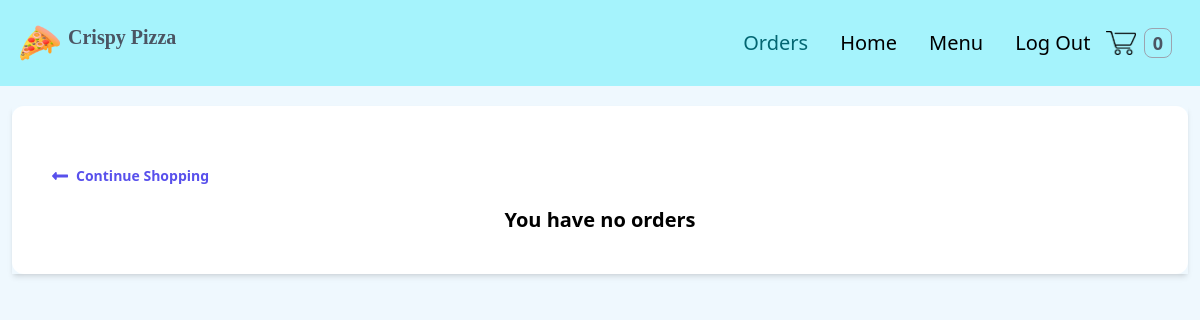
The app's page /orders/ (signed in), older data.
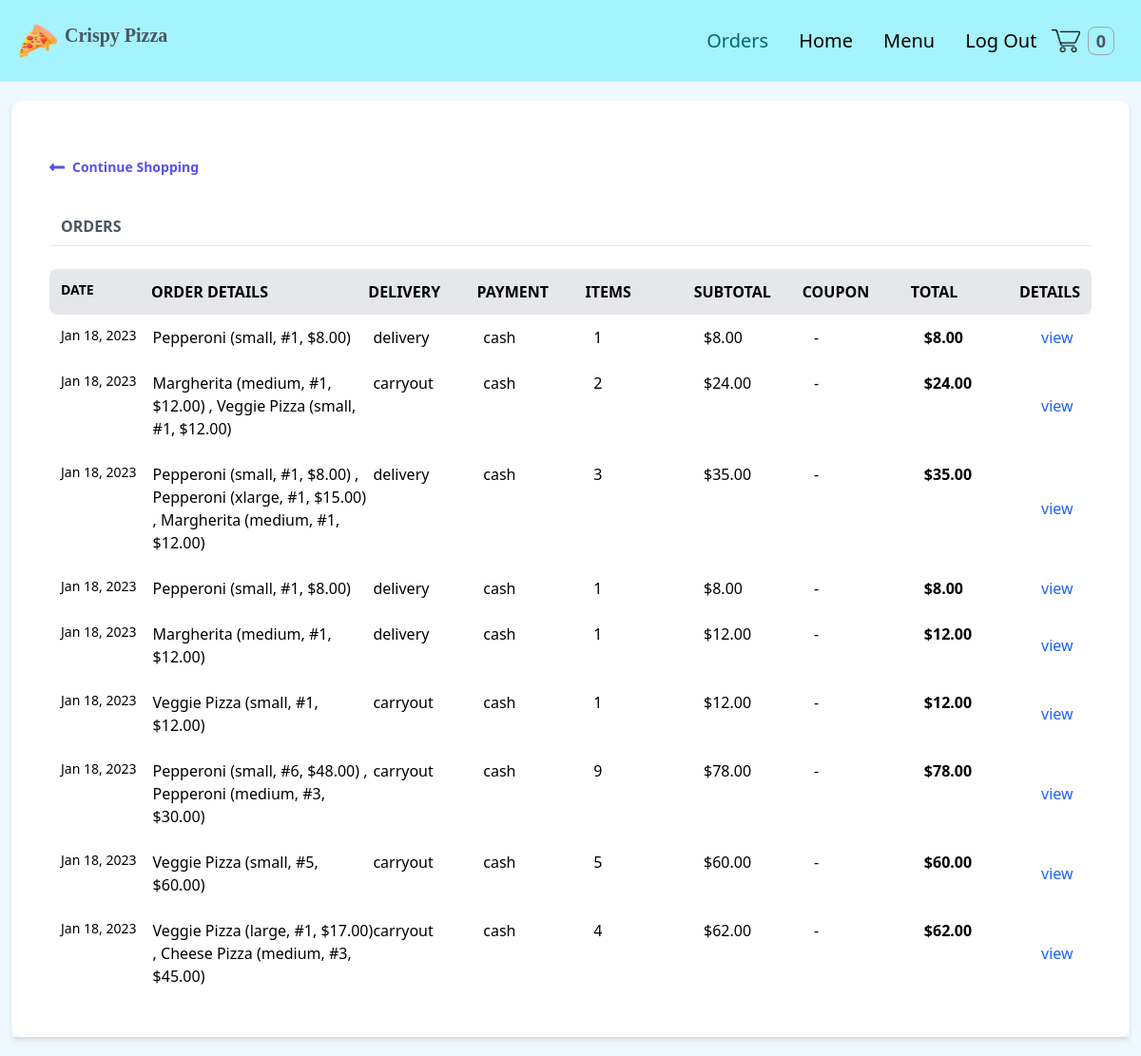
The same page, newer data.
### order/models.py (models this page shows, shortened)
class Order(models.Model):
    PAYMENT_CHOICES = (
        ("cash", "cash"),
        ("online", "online")
    )
    DELIVERY_CHOICES = (
        ("delivery", "delivery"),
        ("carryout", "carryout")
    )
    transaction_id = models.UUIDField(
        primary_key=True, default=uuid.uuid4, editable=True)
    customer = models.ForeignKey(
        Customer, on_delete=models.CASCADE)
    date_ordered = models.DateTimeField(auto_now_add=True)
    date_modified = models.DateTimeField(auto_now=True)
    complete = models.BooleanField(default=False)
    paid = models.BooleanField(default=False)
    payment_method = models.CharField(max_length=10, choices=PAYMENT_CHOICES)
    delivery_method = models.CharField(max_length=10, choices=DELIVERY_CHOICES)
    shipping = models.ForeignKey(
        "ShippingAddress", on_delete=models.SET_NULL, blank=True, null=True)
    pickup = models.ForeignKey(
        "PickUpDetail", on_delete=models.SET_NULL, blank=True, null=True)
    coupon = models.ForeignKey(
        'Coupon', on_delete=models.SET_NULL, blank=True, null=True)
    email = models.EmailField(max_length=70, null=True, blank=True)
    phone = models.CharField(max_length=20, null=True, blank=True)
    @property
    def get_cart_subtotal(self):
        order_items = self.orderitem_set.all()
        total = sum([item.get_total for item in order_items])
        return total
    get_cart_subtotal.fget.short_description = 'Subtotal'
    @property
    def get_cart_total(self):
        total = self.get_cart_subtotal
        if self.coupon:
            total = total - self.get_coupon_value
        return total
    get_cart_total.fget.short_description = 'Total'
    @property
    def get_cart_items(self):
        order_items = self.orderitem_set.all()
        total = sum([item.quantity for item in order_items])
        return total
    get_cart_items.fget.short_description = '# Items'
    @property
    def display_items(self):
        order_items = self.orderitem_set.all()
        ticker, l = 1, len(order_items)
        product_titles = str()
        for item in order_items:
            add_comma = ", " if l > 1 and ticker != l else ""
            if item.variation:
                product_title = f'''{item.product.name}
                ({item.variation.get_size},
                #{item.quantity}, ${item.get_total})
                {add_comma} '''
            else:
                product_title = item.product.name
            product_titles += product_title
            ticker += 1
        return product_titles
    @property
    def get_coupon_value(self):
        if self.coupon:
            if self.coupon.discount_type == "Percent":
                coupon_value = round(
                    self.get_cart_subtotal*self.coupon.discount_amount/100, 2)
            else:
                coupon_value = self.coupon.discount_amount
        else:
            coupon_value = None
        return coupon_value
    get_coupon_value.fget.short_description = 'Coupon'

class OrderItem(models.Model):
    product = models.ForeignKey(
        Product, on_delete=models.SET_NULL, blank=True, null=True)
    order = models.ForeignKey(
        Order, on_delete=models.CASCADE, null=True, blank=True)
    variation = models.ForeignKey(
        ProductVariant, on_delete=models.SET_NULL, blank=True, null=True)
    quantity = models.IntegerField(default=0, null=True, blank=True)
    date_added = models.DateTimeField(auto_now_add=True)
    @property
    def get_item_price(self):
        if self.product.has_variants:
            return self.variation.price
        else:
            return self.product.price
    @property
    def get_total(self):
        if self.product.has_variants:
            total = self.variation.price * self.quantity
        else:
            total = self.product.price * self.quantity
        return total
    get_total.fget.short_description = 'Total'
    def image_tag(self):
        return mark_safe(f'<img src="{self.product.image.url}" width="100" height="100" />')
    image_tag.short_description = 'Image'

### store/models.py (models this page shows, shortened)
class Product(models.Model):
    id = models.UUIDField(primary_key=True, default=uuid.uuid4, editable=False)
    name = models.CharField(max_length=100)
    price = models.DecimalField(
        max_digits=6, decimal_places=2, blank=True, null=True)
    desc = models.TextField(max_length=500, blank=True, null=True)
    image = models.ImageField(blank=True, upload_to='images')
    created_at = models.DateField(auto_now_add=True)
    updated_at = models.DateField(auto_now=True)
    product_category = models.ForeignKey(
        "Category", on_delete=models.CASCADE, null=True, blank=True)
    class Meta:
        ordering = ('product_category',)
    def image_tag(self):
        if self.image:
            return mark_safe(f'<img src="{self.image.url}" width="100" height="100" />')
    image_tag.short_description = 'Image'
    @property
    def has_variants(self):
        if self.productvariant_set.count() > 0:
            return True
        else:
            return False

class ProductVariant(models.Model):
    title = models.CharField(max_length=100, blank=True, null=True)
    product = models.ForeignKey(Product, on_delete=models.CASCADE)
    size = models.ForeignKey(Size, on_delete=models.CASCADE)
    price = models.DecimalField(max_digits=6, decimal_places=2)
    @property
    def get_size(self):
        return str(self.size)

class Size(models.Model):
    name = models.CharField(max_length=20, blank=True, null=True, unique=True)
    def __str__(self):
        return self.name

### users/views.py (the view)
# urls.py: path('orders/', views.my_orders, name='my_orders'),
@login_required(login_url='users:login')
def my_orders(request):
    customer = request.user.customer
    orders = Order.objects.filter(
        customer=customer, complete=True).order_by('-date_modified')
    return render(request, 'users/orders.html', context={'orders': orders})

### store/context_processors.py (called while the page is built)
def get_cart_quantity(request):
    if request.user.is_authenticated:
        try:
            customer = request.user.customer
        except:
            number_of_items = 0
    else:
        try:
            customer, created = Customer.objects.get_or_create(
                device=request.COOKIES['device'])
        except:
            number_of_items = 0
    try:
        customer_order = Order.objects.filter(
            customer=customer, complete=False)[0]
        number_of_items = customer_order.get_cart_items
    except:
        number_of_items = 0
    return {'cart_quantity': number_of_items}

### users/templates/users/orders.html (shortened to what this page needs)
{% extends 'store/base.html' %} {% block content %}
<div class="flex flex-col shadow-md my-5 mx-3">
  <div class="w-full bg-white px-10 py-10 rounded-xl">
    <a href="{% url 'store:products' %}" class="flex font-semibold text-indigo-600 text-sm my-5 w-1/4">
      <svg class="fill-current mr-2 text-indigo-600 w-4" viewBox="0 0 448 512">
        <path
          d="M134.059 296H436c6.627 0 12-5.373 12-12v-56c0-6.627-5.373-12-12-12H134.059v-46.059c0-21.382-25.851-32.09-40.971-16.971L7.029 239.029c-9.373 9.373-9.373 24.569 0 33.941l86.059 86.059c15.119 15.119 40.971 4.411 40.971-16.971V296z" />
      </svg>
      Continue Shopping
    </a>
    {% if orders %}
    <div class="flex mt-10 mb-2">
      <h3 class="font-bold ml-3 text-gray-600 text-md uppercase w-2/5">
        Orders
      </h3>
    </div>
    <hr>
    <br>
    <div class="flex font-semibold uppercase space-around bg-gray-200 rounded-lg p-3">
      <div class="text-sm w-1/6">Date</div>
      <div class="w-2/5">Order details</div>
      <div class="w-1/5">Delivery</div>
      <div class="w-1/5">Payment</div>
      <div class="w-1/5">Items</div>
      <div class="w-1/5">Subtotal</div>
      <div class="w-1/5">Coupon</div>
      <div class="w-1/5">Total</div>
      <div class="w-1/12">Details</div>
    </div>
    {% for order in orders %}
    <div class="flex space-around hover:bg-gray-100 rounded-lg p-3">
      <div class="text-sm w-1/6">{{order.date_modified|date:"M d, Y" }}</div>
      <div class="w-2/5">
        {{order.display_items}}
      </div>
      <div class="w-1/5">{{order.delivery_method}}</div>
      <div class="w-1/5">{{order.payment_method}}</div>
      <div class="w-1/5">{{order.get_cart_items}}</div>
      <div class="w-1/5">${{order.get_cart_subtotal}}</div>
      {% if order.coupon %}
      <div class="w-1/5">-${{order.get_coupon_value}}</div>
      {% else %}
      <div class="w-1/5">-</div>
      {% endif %}
      <div class="w-1/5 font-semibold">${{order.get_cart_total}}</div>
      <button class="w-1/12 text-blue-600" onclick="toggleModal('{{forloop.counter}}')">view</button>
    </div>
    {% endfor %}
    {% else %}
    <div class="text-center text-xl font-semibold">
      <p>You have no orders</p>
    </div>
    {% endif %}
  </div>
</div>
{% endblock %}

### store/templates/store/base.html (shortened to what this page needs)
{% load static %}
<!DOCTYPE html>
<html lang="en">
<head>
  <link rel="stylesheet" href="{% static 'store/src/styles.css' %}" />
  <link rel="stylesheet" href="{% static 'store/src/customStyles.css' %}" />
  <link rel="stylesheet" href="//cdnjs.cloudflare.com/ajax/libs/timepicker/1.3.5/jquery.timepicker.min.css" />
</head>
<body class="m-0 p-0 bg-sky-100/50">
  <nav class="p-5 flex bg-cyan-200">
    <div class="flex justify-between items-center">
      <a href="{% url 'store:products' %}" class="flex">
        <img class="h-10 inline" src="{% static 'store/images/pizza.png' %}" />
        <span class="invisible md:visible ml-2 text-xl text-gray-600 cursor-pointer font-[Poppins] font-semibold">
          Crispy Pizza</span>
      </a>
    </div>
    {% with request.resolver_match.url_name as url_name %}
    <ul class="flex ml-auto items-center">
      {% if user.is_authenticated %}
      <li
        class="text-xl mx-4 hover:text-teal-900 duration-500 {% if url_name == 'my_orders' %} text-teal-700 {% endif %}">
        <a href="{% url 'users:my_orders' %}">Orders</a>
      </li>
      {% endif %}
      <li
        class="text-xl mx-4 hover:text-teal-900 duration-500 {% if url_name == 'products' %} text-teal-700 {% endif %}">
        <a href="{% url 'store:products' %}">Home</a>
      </li>
      <li id="menu" class="text-xl">
        <div class="dropdown inline-block relative z-10">
          <button
            class="hover:text-teal-900 py-2 px-4 inline-flex items-center {% if url_name in 'pizzas, drinks, sides' %} text-teal-700 {% endif %}">
            Menu
          </button>
        </div>
      </li>
      {% if user.is_authenticated %}
      <li class="text-xl mx-4 hover:text-teal-900 duration-500">
        <a href="{% url 'users:logout' %}">Log Out</a>
      </li>
      {% endif %}
      <li class="shrink-0">
        <a href="{% url 'order:cart' %}">
          <img class="h-6" src="{% static 'store/images/cart1.png' %}" alt="cart" />
        </a>
      </li>
      <li class="p-2">
        <div class="rounded-lg border border-gray-400 px-2">
          <p class="cart-count text-lg text-gray-600 font-semibold">{{cart_quantity}}</p>
        </div>
      </li>
    </ul>
    {% endwith %}
  </nav>
  {% block content %} {% endblock %}
</body>
</html>

### store/static/store/src/styles.css (style rules this page uses)
html { line-height: 1.5; -webkit-text-size-adjust: 100%; -moz-tab-size: 4; -o-tab-size: 4; tab-size: 4; font-family: ui-sans-serif, system-ui, -apple-system, BlinkMacSystemFont, "Segoe UI", Roboto, "Helvetica Neue", Arial, "Noto Sans", sans-serif, "Apple Color Emoji", "Segoe UI Emoji", "Segoe UI Symbol", "Noto Color Emoji"; font-feature-settings: normal; }
body { margin: 0; line-height: inherit; }
hr { height: 0; color: inherit; border-top-width: 1px; }
h1, h2, h3, h4, h5, h6 { font-size: inherit; font-weight: inherit; }
a { color: inherit; text-decoration: inherit; }
button, input, optgroup, select, textarea { font-family: inherit; font-size: 100%; font-weight: inherit; line-height: inherit; color: inherit; margin: 0; padding: 0; }
button, select { text-transform: none; }
button, [type='button'], [type='reset'], [type='submit'] { -webkit-appearance: button; background-color: transparent; background-image: none; }
blockquote, dl, dd, h1, h2, h3, h4, h5, h6, hr, figure, p, pre { margin: 0; }
ol, ul, menu { list-style: none; margin: 0; padding: 0; }
button, [role="button"] { cursor: pointer; }
img, svg, video, canvas, audio, iframe, embed, object { display: block; vertical-align: middle; }
img, video { max-width: 100%; height: auto; }
.invisible { visibility: hidden; }
.relative { position: relative; }
.z-10 { z-index: 10; }
.m-0 { margin: 0px; }
.mx-4 { margin-left: 1rem; margin-right: 1rem; }
.mx-3 { margin-left: 0.75rem; margin-right: 0.75rem; }
.my-5 { margin-top: 1.25rem; margin-bottom: 1.25rem; }
.ml-2 { margin-left: 0.5rem; }
.ml-auto { margin-left: auto; }
.mb-2 { margin-bottom: 0.5rem; }
.ml-3 { margin-left: 0.75rem; }
.mr-2 { margin-right: 0.5rem; }
.mt-10 { margin-top: 2.5rem; }
.inline-block { display: inline-block; }
.inline { display: inline; }
.flex { display: flex; }
.inline-flex { display: inline-flex; }
.h-10 { height: 2.5rem; }
.h-6 { height: 1.5rem; }
.w-full { width: 100%; }
.w-4 { width: 1rem; }
.w-1\/4 { width: 25%; }
.w-2\/5 { width: 40%; }
.w-1\/5 { width: 20%; }
.w-1\/6 { width: 16.666667%; }
.w-1\/12 { width: 8.333333%; }
.shrink-0 { flex-shrink: 0; }
.cursor-pointer { cursor: pointer; }
.flex-col { flex-direction: column; }
.items-center { align-items: center; }
.justify-between { justify-content: space-between; }
.rounded-lg { border-radius: 0.5rem; }
.rounded-xl { border-radius: 0.75rem; }
.border { border-width: 1px; }
.border-gray-400 { --tw-border-opacity: 1; border-color: rgb(156 163 175 / var(--tw-border-opacity)); }
.bg-white { --tw-bg-opacity: 1; background-color: rgb(255 255 255 / var(--tw-bg-opacity)); }
.bg-gray-200 { --tw-bg-opacity: 1; background-color: rgb(229 231 235 / var(--tw-bg-opacity)); }
.bg-sky-100\/50 { background-color: rgb(224 242 254 / 0.5); }
.bg-cyan-200 { --tw-bg-opacity: 1; background-color: rgb(165 243 252 / var(--tw-bg-opacity)); }
.fill-current { fill: currentColor; }
.p-0 { padding: 0px; }
.p-5 { padding: 1.25rem; }
.p-2 { padding: 0.5rem; }
.p-3 { padding: 0.75rem; }
.py-2 { padding-top: 0.5rem; padding-bottom: 0.5rem; }
.px-4 { padding-left: 1rem; padding-right: 1rem; }
.px-2 { padding-left: 0.5rem; padding-right: 0.5rem; }
.px-10 { padding-left: 2.5rem; padding-right: 2.5rem; }
.py-10 { padding-top: 2.5rem; padding-bottom: 2.5rem; }
.font-\[Poppins\] { font-family: Poppins; }
.text-xl { font-size: 1.25rem; line-height: 1.75rem; }
.text-lg { font-size: 1.125rem; line-height: 1.75rem; }
.text-sm { font-size: 0.875rem; line-height: 1.25rem; }
.font-semibold { font-weight: 600; }
.font-bold { font-weight: 700; }
.uppercase { text-transform: uppercase; }
.text-gray-600 { --tw-text-opacity: 1; color: rgb(75 85 99 / var(--tw-text-opacity)); }
.text-teal-700 { --tw-text-opacity: 1; color: rgb(3 102 114 / var(--tw-text-opacity)); }
.text-blue-600 { --tw-text-opacity: 1; color: rgb(28 100 242 / var(--tw-text-opacity)); }
.text-indigo-600 { --tw-text-opacity: 1; color: rgb(88 80 236 / var(--tw-text-opacity)); }
.shadow-md { --tw-shadow: 0 4px 6px -1px rgb(0 0 0 / 0.1), 0 2px 4px -2px rgb(0 0 0 / 0.1); --tw-shadow-colored: 0 4px 6px -1px var(--tw-shadow-color), 0 2px 4px -2px var(--tw-shadow-color); box-shadow: var(--tw-ring-offset-shadow, 0 0 #0000), var(--tw-ring-shadow, 0 0 #0000), var(--tw-shadow); }
.duration-500 { transition-duration: 500ms; }
@media (min-width: 768px) { .md\:visible { visibility: visible; } }

Row changes from the older to the newer data that the page shows:
added Order: date_modified "Jan 18, 2023", display_items "Pepperoni (small, #1, $8.00)", delivery_method "delivery", payment_method "cash", get_cart_items "1", get_cart_subtotal "8.00", get_cart_total "8.00"
added Order: date_modified "Jan 18, 2023", display_items "Margherita (medium, #1, $12.00) , Veggie Pizza (small, #1, $12.00)", delivery_method "carryout", payment_method "cash", get_cart_items "2", get_cart_subtotal "24.00", get_cart_total "24.00"
added Order: date_modified "Jan 18, 2023", display_items "Pepperoni (small, #1, $8.00) , Pepperoni (xlarge, #1, $15.00) , Margherita (medium, #1, $12.00)", delivery_method "delivery", payment_method "cash", get_cart_items "3", get_cart_subtotal "35.00", get_cart_total "35.00"
added Order: date_modified "Jan 18, 2023", display_items "Pepperoni (small, #1, $8.00)", delivery_method "delivery", payment_method "cash", get_cart_items "1", get_cart_subtotal "8.00", get_cart_total "8.00"
added Order: date_modified "Jan 18, 2023", display_items "Margherita (medium, #1, $12.00)", delivery_method "delivery", payment_method "cash", get_cart_items "1", get_cart_subtotal "12.00", get_cart_total "12.00"
added Order: date_modified "Jan 18, 2023", display_items "Veggie Pizza (small, #1, $12.00)", delivery_method "carryout", payment_method "cash", get_cart_items "1", get_cart_subtotal "12.00", get_cart_total "12.00"
added Order: date_modified "Jan 18, 2023", display_items "Pepperoni (small, #6, $48.00) , Pepperoni (medium, #3, $30.00)", delivery_method "carryout", payment_method "cash", get_cart_items "9", get_cart_subtotal "78.00", get_cart_total "78.00"
added Order: date_modified "Jan 18, 2023", display_items "Veggie Pizza (small, #5, $60.00)", delivery_method "carryout", payment_method "cash", get_cart_items "5", get_cart_subtotal "60.00", get_cart_total "60.00"
added Order: date_modified "Jan 18, 2023", display_items "Veggie Pizza (large, #1, $17.00) , Cheese Pizza (medium, #3, $45.00)", delivery_method "carryout", payment_method "cash", get_cart_items "4", get_cart_subtotal "62.00", get_cart_total "62.00"
Text that changed along with them:
text no longer shown: "You have no orders"
text now shown: "ORDERS DATE ORDER DETAILS DELIVERY PAYMENT ITEMS SUBTOTAL COUPON TOTAL DETAILS"
